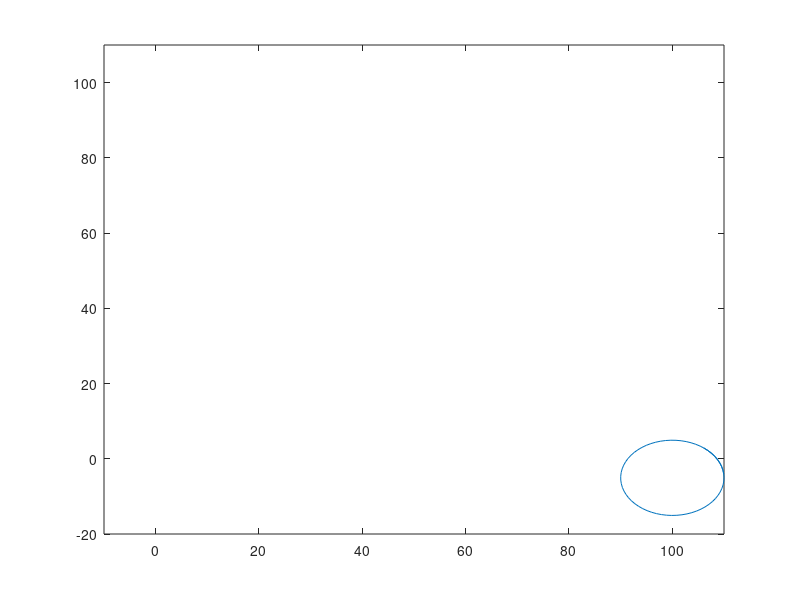

Write the MATLAB code that produced this figure.
function oef84()
    step=0.1;
    radius=10;

    function [X,Y] = cirkel(x, y, r)
        for a=1:2*pi/step+10,
            X(a) = x + cos(a*step) * r;
            Y(a) = y + sin(a*step) * r;
        end
    end

    function [y] = move(x, r)
        y = sin(x) * r;
    end

    for x = 1:100,
        [X,Y] = cirkel(x,move(x,radius),radius);
        plot(X,Y);
        axis([-10 110 -20 110])
        F(x) = getframe();
    end
    
    movie(F,10)
end
